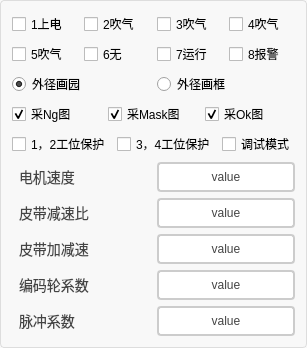
      <widget class="QGroupBox" name="groupBox_4">
       <property name="styleSheet">
        <string notr="true">QGroupBox {
    border: 1px solid #DDD;
    border-radius: 4px;
    font: bold 14px;
    color: #666;
    background-color: #F8F8F8;
}

QGroupBox::title {
    subcontrol-origin: margin;
    subcontrol-position: top left;
    left: 10px;
    padding: 0 5px;
}</string>
       </property>
       <property name="title">
        <string/>
       </property>
       <layout class="QVBoxLayout" name="verticalLayout_3">
        <item>
         <layout class="QVBoxLayout" name="verticalLayout_2">
          <item>
           <layout class="QHBoxLayout" name="horizontalLayout_9">
            <item>
             <widget class="QCheckBox" name="cbox_powerOn">
              <property name="styleSheet">
               <string notr="true"/>
              </property>
              <property name="text">
               <string>1上电</string>
              </property>
             </widget>
            </item>
            <item>
             <widget class="QCheckBox" name="cbox_blowingEnable1">
              <property name="styleSheet">
               <string notr="true"/>
              </property>
              <property name="text">
               <string>2吹气</string>
              </property>
             </widget>
            </item>
            <item>
             <widget class="QCheckBox" name="cbox_blowingEnable2">
              <property name="styleSheet">
               <string notr="true"/>
              </property>
              <property name="text">
               <string>3吹气</string>
              </property>
             </widget>
            </item>
            <item>
             <widget class="QCheckBox" name="cbox_blowingEnable3">
              <property name="styleSheet">
               <string notr="true"/>
              </property>
              <property name="text">
               <string>4吹气</string>
              </property>
             </widget>
            </item>
           </layout>
          </item>
          <item>
           <layout class="QHBoxLayout" name="horizontalLayout_10">
            <item>
             <widget class="QCheckBox" name="cbox_blowingEnable4">
              <property name="styleSheet">
               <string notr="true"/>
              </property>
              <property name="text">
               <string>5吹气</string>
              </property>
             </widget>
            </item>
            <item>
             <widget class="QCheckBox" name="cbox_none">
              <property name="styleSheet">
               <string notr="true"/>
              </property>
              <property name="text">
               <string>6无</string>
              </property>
             </widget>
            </item>
            <item>
             <widget class="QCheckBox" name="cbox_run">
              <property name="styleSheet">
               <string notr="true"/>
              </property>
              <property name="text">
               <string>7运行</string>
              </property>
             </widget>
            </item>
            <item>
             <widget class="QCheckBox" name="cbox_alarm">
              <property name="styleSheet">
               <string notr="true"/>
              </property>
              <property name="text">
               <string>8报警</string>
              </property>
             </widget>
            </item>
           </layout>
          </item>
         </layout>
        </item>
        <item>
         <layout class="QHBoxLayout" name="horizontalLayout_29">
          <item>
           <widget class="QRadioButton" name="rbtn_drawCircle">
            <property name="text">
             <string>外径画园</string>
            </property>
            <property name="checked">
             <bool>true</bool>
            </property>
           </widget>
          </item>
          <item>
           <widget class="QRadioButton" name="rbtn_drawRec">
            <property name="text">
             <string>外径画框</string>
            </property>
            <property name="checked">
             <bool>false</bool>
            </property>
           </widget>
          </item>
         </layout>
        </item>
        <item>
         <layout class="QHBoxLayout" name="horizontalLayout_30">
          <item>
           <widget class="QCheckBox" name="cBox_takeNgPictures">
            <property name="text">
             <string>采Ng图</string>
            </property>
            <property name="checked">
             <bool>true</bool>
            </property>
           </widget>
          </item>
          <item>
           <widget class="QCheckBox" name="cBox_takeMaskPictures">
            <property name="text">
             <string>采Mask图</string>
            </property>
            <property name="checked">
             <bool>true</bool>
            </property>
           </widget>
          </item>
          <item>
           <widget class="QCheckBox" name="cBox_takeOkPictures">
            <property name="text">
             <string>采Ok图</string>
            </property>
            <property name="checked">
             <bool>true</bool>
            </property>
           </widget>
          </item>
         </layout>
        </item>
        <item>
         <layout class="QHBoxLayout" name="horizontalLayout_11">
          <item>
           <widget class="QCheckBox" name="cbox_workstationProtection12">
            <property name="styleSheet">
             <string notr="true"/>
            </property>
            <property name="text">
             <string>1，2工位保护</string>
            </property>
           </widget>
          </item>
          <item>
           <widget class="QCheckBox" name="cbox_workstationProtection34">
            <property name="styleSheet">
             <string notr="true"/>
            </property>
            <property name="text">
             <string>3，4工位保护</string>
            </property>
           </widget>
          </item>
          <item>
           <widget class="QCheckBox" name="cbox_debugMode">
            <property name="styleSheet">
             <string notr="true"/>
            </property>
            <property name="text">
             <string>调试模式</string>
            </property>
           </widget>
          </item>
         </layout>
        </item>
        <item>
         <layout class="QHBoxLayout" name="horizontalLayout_12">
          <item>
           <widget class="QLabel" name="label_17">
            <property name="styleSheet">
             <string notr="true">/* 基础标签样式 */
QLabel {
    color: #444444;          /* 主文字色 */
    font-size: 14px;         /* 标准字号 */
    background: transparent; /* 透明背景 */
    padding: 2px 4px;        /* 基础内边距 */
}

/* 标题样式 */
QLabel.title {
    font-size: 16px;
    font-weight: 600;
    color: #333333;
    border-bottom: 1px solid #DDDDDD; /* 下划线装饰 */
    padding-bottom: 4px;
}

/* 副标题/次要文本 */
QLabel.subtitle {
    color: #666666;
    font-size: 13px;
    font-style: italic;
}

/* 强调文本 */
QLabel.emphasis {
    color: #333333;
    font-weight: 500;
    background-color: #F5F5F5;
    border-radius: 3px;
    padding: 4px 8px;
}

/* 状态标签（成功/警告/错误） */
QLabel[state=&quot;success&quot;] {
    color: #228B22;          /* 森林绿 */
    border-left: 3px solid #228B22;
    padding-left: 8px;
}

QLabel[state=&quot;warning&quot;] {
    color: #FF8C00;          /* 暗橙 */
    border-left: 3px solid #FF8C00;
    padding-left: 8px;
}

QLabel[state=&quot;error&quot;] {
    color: #B22222;          /* 砖红 */
    border-left: 3px solid #B22222;
    padding-left: 8px;
}

/* 数据展示标签 */
QLabel.data {
    color: #2F4F4F;          /* 深石板灰 */
    font-family: monospace;
    border: 1px solid #E0E0E0;
    background-color: #FFFFFF;
    padding: 6px 12px;
    border-radius: 4px;
}

/* 禁用状态 */
QLabel:disabled {
    color: #AAAAAA;
    background-color: transparent;
}

/* 链接样式（伪链接效果） */
QLabel.link {
    color: #4682B4;          /* 钢蓝 */
    text-decoration: underline;
    border-bottom: 1px dotted #4682B4;
}

/* 图标标签 */
QLabel.icon {
    qproperty-alignment: AlignCenter;
    border: 1px solid #E0E0E0;
    border-radius: 4px;
    background-color: #FFFFFF;
    padding: 12px;
}</string>
            </property>
            <property name="text">
             <string>电机速度</string>
            </property>
           </widget>
          </item>
          <item>
           <widget class="QPushButton" name="pbtn_motorSpeed">
            <property name="sizePolicy">
             <sizepolicy hsizetype="Minimum" vsizetype="Minimum">
              <horstretch>0</horstretch>
              <verstretch>0</verstretch>
             </sizepolicy>
            </property>
            <property name="styleSheet">
             <string notr="true">QPushButton {
    padding: 6px 14px;
    border: 2px solid #CCC;
    border-radius: 4px;
    background-color: white;
    color: #444;
}

QPushButton:hover {
    border-color: #999;
    background-color: #F5F5F5;
}

QPushButton:pressed {
    border-color: #777;
    background-color: #EEE;
}</string>
            </property>
            <property name="text">
             <string>value</string>
            </property>
           </widget>
          </item>
         </layout>
        </item>
        <item>
         <layout class="QHBoxLayout" name="horizontalLayout_13">
          <item>
           <widget class="QLabel" name="label_18">
            <property name="styleSheet">
             <string notr="true">/* 基础标签样式 */
QLabel {
    color: #444444;          /* 主文字色 */
    font-size: 14px;         /* 标准字号 */
    background: transparent; /* 透明背景 */
    padding: 2px 4px;        /* 基础内边距 */
}

/* 标题样式 */
QLabel.title {
    font-size: 16px;
    font-weight: 600;
    color: #333333;
    border-bottom: 1px solid #DDDDDD; /* 下划线装饰 */
    padding-bottom: 4px;
}

/* 副标题/次要文本 */
QLabel.subtitle {
    color: #666666;
    font-size: 13px;
    font-style: italic;
}

/* 强调文本 */
QLabel.emphasis {
    color: #333333;
    font-weight: 500;
    background-color: #F5F5F5;
    border-radius: 3px;
    padding: 4px 8px;
}

/* 状态标签（成功/警告/错误） */
QLabel[state=&quot;success&quot;] {
    color: #228B22;          /* 森林绿 */
    border-left: 3px solid #228B22;
    padding-left: 8px;
}

QLabel[state=&quot;warning&quot;] {
    color: #FF8C00;          /* 暗橙 */
    border-left: 3px solid #FF8C00;
    padding-left: 8px;
}

QLabel[state=&quot;error&quot;] {
    color: #B22222;          /* 砖红 */
    border-left: 3px solid #B22222;
    padding-left: 8px;
}

/* 数据展示标签 */
QLabel.data {
    color: #2F4F4F;          /* 深石板灰 */
    font-family: monospace;
    border: 1px solid #E0E0E0;
    background-color: #FFFFFF;
    padding: 6px 12px;
    border-radius: 4px;
}

/* 禁用状态 */
QLabel:disabled {
    color: #AAAAAA;
    background-color: transparent;
}

/* 链接样式（伪链接效果） */
QLabel.link {
    color: #4682B4;          /* 钢蓝 */
    text-decoration: underline;
    border-bottom: 1px dotted #4682B4;
}

/* 图标标签 */
QLabel.icon {
    qproperty-alignment: AlignCenter;
    border: 1px solid #E0E0E0;
    border-radius: 4px;
    background-color: #FFFFFF;
    padding: 12px;
}</string>
            </property>
            <property name="text">
             <string>皮带减速比</string>
            </property>
           </widget>
          </item>
          <item>
           <widget class="QPushButton" name="pbtn_beltReductionRatio">
            <property name="sizePolicy">
             <sizepolicy hsizetype="Minimum" vsizetype="Minimum">
              <horstretch>0</horstretch>
              <verstretch>0</verstretch>
             </sizepolicy>
            </property>
            <property name="styleSheet">
             <string notr="true">QPushButton {
    padding: 6px 14px;
    border: 2px solid #CCC;
    border-radius: 4px;
    background-color: white;
    color: #444;
}

QPushButton:hover {
    border-color: #999;
    background-color: #F5F5F5;
}

QPushButton:pressed {
    border-color: #777;
    background-color: #EEE;
}</string>
            </property>
            <property name="text">
             <string>value</string>
            </property>
           </widget>
          </item>
         </layout>
        </item>
        <item>
         <layout class="QHBoxLayout" name="horizontalLayout_14">
          <item>
           <widget class="QLabel" name="label_19">
            <property name="styleSheet">
             <string notr="true">/* 基础标签样式 */
QLabel {
    color: #444444;          /* 主文字色 */
    font-size: 14px;         /* 标准字号 */
    background: transparent; /* 透明背景 */
    padding: 2px 4px;        /* 基础内边距 */
}

/* 标题样式 */
QLabel.title {
    font-size: 16px;
    font-weight: 600;
    color: #333333;
    border-bottom: 1px solid #DDDDDD; /* 下划线装饰 */
    padding-bottom: 4px;
}

/* 副标题/次要文本 */
QLabel.subtitle {
    color: #666666;
    font-size: 13px;
    font-style: italic;
}

/* 强调文本 */
QLabel.emphasis {
    color: #333333;
    font-weight: 500;
    background-color: #F5F5F5;
    border-radius: 3px;
    padding: 4px 8px;
}

/* 状态标签（成功/警告/错误） */
QLabel[state=&quot;success&quot;] {
    color: #228B22;          /* 森林绿 */
    border-left: 3px solid #228B22;
    padding-left: 8px;
}

QLabel[state=&quot;warning&quot;] {
    color: #FF8C00;          /* 暗橙 */
    border-left: 3px solid #FF8C00;
    padding-left: 8px;
}

QLabel[state=&quot;error&quot;] {
    color: #B22222;          /* 砖红 */
    border-left: 3px solid #B22222;
    padding-left: 8px;
}

/* 数据展示标签 */
QLabel.data {
    color: #2F4F4F;          /* 深石板灰 */
    font-family: monospace;
    border: 1px solid #E0E0E0;
    background-color: #FFFFFF;
    padding: 6px 12px;
    border-radius: 4px;
}

/* 禁用状态 */
QLabel:disabled {
    color: #AAAAAA;
    background-color: transparent;
}

/* 链接样式（伪链接效果） */
QLabel.link {
    color: #4682B4;          /* 钢蓝 */
    text-decoration: underline;
    border-bottom: 1px dotted #4682B4;
}

/* 图标标签 */
QLabel.icon {
    qproperty-alignment: AlignCenter;
    border: 1px solid #E0E0E0;
    border-radius: 4px;
    background-color: #FFFFFF;
    padding: 12px;
}</string>
            </property>
            <property name="text">
             <string>皮带加减速</string>
            </property>
           </widget>
          </item>
          <item>
           <widget class="QPushButton" name="pbtn_accelerationAndDeceleration">
            <property name="sizePolicy">
             <sizepolicy hsizetype="Minimum" vsizetype="Minimum">
              <horstretch>0</horstretch>
              <verstretch>0</verstretch>
             </sizepolicy>
            </property>
            <property name="styleSheet">
             <string notr="true">QPushButton {
    padding: 6px 14px;
    border: 2px solid #CCC;
    border-radius: 4px;
    background-color: white;
    color: #444;
}

QPushButton:hover {
    border-color: #999;
    background-color: #F5F5F5;
}

QPushButton:pressed {
    border-color: #777;
    background-color: #EEE;
}</string>
            </property>
            <property name="text">
             <string>value</string>
            </property>
           </widget>
          </item>
         </layout>
        </item>
        <item>
         <layout class="QHBoxLayout" name="horizontalLayout_24">
          <item>
           <widget class="QLabel" name="label_27">
            <property name="styleSheet">
             <string notr="true">/* 基础标签样式 */
QLabel {
    color: #444444;          /* 主文字色 */
    font-size: 14px;         /* 标准字号 */
    background: transparent; /* 透明背景 */
    padding: 2px 4px;        /* 基础内边距 */
}

/* 标题样式 */
QLabel.title {
    font-size: 16px;
    font-weight: 600;
    color: #333333;
    border-bottom: 1px solid #DDDDDD; /* 下划线装饰 */
    padding-bottom: 4px;
}

/* 副标题/次要文本 */
QLabel.subtitle {
    color: #666666;
    font-size: 13px;
    font-style: italic;
}

/* 强调文本 */
QLabel.emphasis {
    color: #333333;
    font-weight: 500;
    background-color: #F5F5F5;
    border-radius: 3px;
    padding: 4px 8px;
}

/* 状态标签（成功/警告/错误） */
QLabel[state=&quot;success&quot;] {
    color: #228B22;          /* 森林绿 */
    border-left: 3px solid #228B22;
    padding-left: 8px;
}

QLabel[state=&quot;warning&quot;] {
    color: #FF8C00;          /* 暗橙 */
    border-left: 3px solid #FF8C00;
    padding-left: 8px;
}

QLabel[state=&quot;error&quot;] {
    color: #B22222;          /* 砖红 */
    border-left: 3px solid #B22222;
    padding-left: 8px;
}

/* 数据展示标签 */
QLabel.data {
    color: #2F4F4F;          /* 深石板灰 */
    font-family: monospace;
    border: 1px solid #E0E0E0;
    background-color: #FFFFFF;
    padding: 6px 12px;
    border-radius: 4px;
}

/* 禁用状态 */
QLabel:disabled {
    color: #AAAAAA;
    background-color: transparent;
}

/* 链接样式（伪链接效果） */
QLabel.link {
    color: #4682B4;          /* 钢蓝 */
    text-decoration: underline;
    border-bottom: 1px dotted #4682B4;
}

/* 图标标签 */
QLabel.icon {
    qproperty-alignment: AlignCenter;
    border: 1px solid #E0E0E0;
    border-radius: 4px;
    background-color: #FFFFFF;
    padding: 12px;
}</string>
            </property>
            <property name="text">
             <string>编码轮系数</string>
            </property>
           </widget>
          </item>
          <item>
           <widget class="QPushButton" name="pbtn_codeWheel">
            <property name="styleSheet">
             <string notr="true">QPushButton {
    padding: 6px 14px;
    border: 2px solid #CCC;
    border-radius: 4px;
    background-color: white;
    color: #444;
}

QPushButton:hover {
    border-color: #999;
    background-color: #F5F5F5;
}

QPushButton:pressed {
    border-color: #777;
    background-color: #EEE;
}</string>
            </property>
            <property name="text">
             <string>value</string>
            </property>
           </widget>
          </item>
         </layout>
        </item>
        <item>
         <layout class="QHBoxLayout" name="horizontalLayout_22">
          <item>
           <widget class="QLabel" name="label_26">
            <property name="styleSheet">
             <string notr="true">/* 基础标签样式 */
QLabel {
    color: #444444;          /* 主文字色 */
    font-size: 14px;         /* 标准字号 */
    background: transparent; /* 透明背景 */
    padding: 2px 4px;        /* 基础内边距 */
}

/* 标题样式 */
QLabel.title {
    font-size: 16px;
    font-weight: 600;
    color: #333333;
    border-bottom: 1px solid #DDDDDD; /* 下划线装饰 */
    padding-bottom: 4px;
}

/* 副标题/次要文本 */
QLabel.subtitle {
    color: #666666;
    font-size: 13px;
    font-style: italic;
}

/* 强调文本 */
QLabel.emphasis {
    color: #333333;
    font-weight: 500;
    background-color: #F5F5F5;
    border-radius: 3px;
    padding: 4px 8px;
}

/* 状态标签（成功/警告/错误） */
QLabel[state=&quot;success&quot;] {
    color: #228B22;          /* 森林绿 */
    border-left: 3px solid #228B22;
    padding-left: 8px;
}

QLabel[state=&quot;warning&quot;] {
    color: #FF8C00;          /* 暗橙 */
    border-left: 3px solid #FF8C00;
    padding-left: 8px;
}

QLabel[state=&quot;error&quot;] {
    color: #B22222;          /* 砖红 */
    border-left: 3px solid #B22222;
    padding-left: 8px;
}

/* 数据展示标签 */
QLabel.data {
    color: #2F4F4F;          /* 深石板灰 */
    font-family: monospace;
    border: 1px solid #E0E0E0;
    background-color: #FFFFFF;
    padding: 6px 12px;
    border-radius: 4px;
}

/* 禁用状态 */
QLabel:disabled {
    color: #AAAAAA;
    background-color: transparent;
}

/* 链接样式（伪链接效果） */
QLabel.link {
    color: #4682B4;          /* 钢蓝 */
    text-decoration: underline;
    border-bottom: 1px dotted #4682B4;
}

/* 图标标签 */
QLabel.icon {
    qproperty-alignment: AlignCenter;
    border: 1px solid #E0E0E0;
    border-radius: 4px;
    background-color: #FFFFFF;
    padding: 12px;
}</string>
            </property>
            <property name="text">
             <string>脉冲系数</string>
            </property>
           </widget>
          </item>
          <item>
           <widget class="QPushButton" name="pbtn_pulseFactor">
            <property name="styleSheet">
             <string notr="true">QPushButton {
    padding: 6px 14px;
    border: 2px solid #CCC;
    border-radius: 4px;
    background-color: white;
    color: #444;
}

QPushButton:hover {
    border-color: #999;
    background-color: #F5F5F5;
}

QPushButton:pressed {
    border-color: #777;
    background-color: #EEE;
}</string>
            </property>
            <property name="text">
             <string>value</string>
            </property>
           </widget>
          </item>
         </layout>
        </item>
       </layout>
      </widget>
